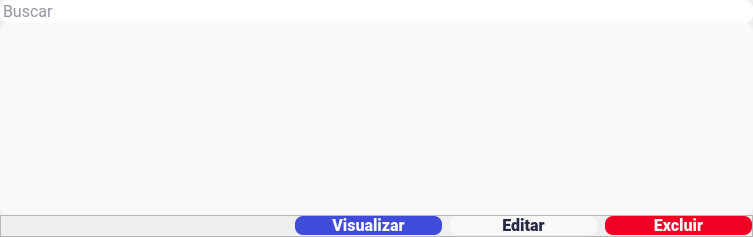
            <widget class="QWidget" name="tab_home">
             <property name="minimumSize">
              <size>
               <width>753</width>
               <height>0</height>
              </size>
             </property>
             <property name="font">
              <font>
               <family>Roboto</family>
               <pointsize>16</pointsize>
              </font>
             </property>
             <property name="cursor">
              <cursorShape>ArrowCursor</cursorShape>
             </property>
             <property name="focusPolicy">
              <enum>Qt::NoFocus</enum>
             </property>
             <property name="styleSheet">
              <string notr="true"/>
             </property>
             <attribute name="title">
              <string>Home</string>
             </attribute>
             <layout class="QVBoxLayout" name="verticalLayout_4">
              <property name="spacing">
               <number>0</number>
              </property>
              <property name="sizeConstraint">
               <enum>QLayout::SetDefaultConstraint</enum>
              </property>
              <property name="leftMargin">
               <number>0</number>
              </property>
              <property name="topMargin">
               <number>0</number>
              </property>
              <property name="rightMargin">
               <number>0</number>
              </property>
              <property name="bottomMargin">
               <number>0</number>
              </property>
              <item>
               <widget class="QLineEdit" name="line_search">
                <property name="font">
                 <font>
                  <family>Poppins</family>
                  <pointsize>12</pointsize>
                 </font>
                </property>
                <property name="styleSheet">
                 <string notr="true">QLineEdit {
	
	background-color: #ffffff;
	width: 80px;
	padding: 0.5em 1em;
	color: #272944;
	border: 1px solid #ffffff;
	border-radius: 8px;
}</string>
                </property>
                <property name="placeholderText">
                 <string>Buscar</string>
                </property>
               </widget>
              </item>
              <item>
               <widget class="QTableWidget" name="tableWidget">
                <property name="cursor" stdset="0">
                 <cursorShape>ArrowCursor</cursorShape>
                </property>
                <property name="styleSheet">
                 <string notr="true">QTableWidget {
    background-color: #f9f9fa;
	margin-top: 2em;
	border-radius: 8px;
}

QHeaderView::section {
    background-color: #f9f9fa;
	margin: 0;
}</string>
                </property>
               </widget>
              </item>
              <item>
               <widget class="QFrame" name="frame">
                <property name="frameShape">
                 <enum>QFrame::StyledPanel</enum>
                </property>
                <property name="frameShadow">
                 <enum>QFrame::Raised</enum>
                </property>
                <layout class="QHBoxLayout" name="horizontalLayout_2" stretch="8,4,4,4">
                 <property name="spacing">
                  <number>8</number>
                 </property>
                 <property name="leftMargin">
                  <number>0</number>
                 </property>
                 <property name="topMargin">
                  <number>0</number>
                 </property>
                 <property name="rightMargin">
                  <number>0</number>
                 </property>
                 <property name="bottomMargin">
                  <number>0</number>
                 </property>
                 <item>
                  <spacer name="horizontalSpacer">
                   <property name="orientation">
                    <enum>Qt::Horizontal</enum>
                   </property>
                   <property name="sizeHint" stdset="0">
                    <size>
                     <width>40</width>
                     <height>20</height>
                    </size>
                   </property>
                  </spacer>
                 </item>
                 <item>
                  <widget class="QPushButton" name="pushButton_visualizar">
                   <property name="font">
                    <font>
                     <family>Roboto Black</family>
                     <pointsize>12</pointsize>
                     <bold>true</bold>
                    </font>
                   </property>
                   <property name="cursor">
                    <cursorShape>ArrowCursor</cursorShape>
                   </property>
                   <property name="styleSheet">
                    <string notr="true">QPushButton {
	background-color: #404bda;
	padding: 0.5em 2em;
	color: #f9f9fa;
	font-weight: 700;
	border-radius: 8px;
}

QPushButton:hover {
	background-color: #272944;
	color: #f9f9fa;
	border: 2px solid #404bda;
}</string>
                   </property>
                   <property name="text">
                    <string>Visualizar</string>
                   </property>
                  </widget>
                 </item>
                 <item>
                  <widget class="QPushButton" name="pushButton_editar">
                   <property name="font">
                    <font>
                     <family>Roboto Black</family>
                     <pointsize>12</pointsize>
                     <bold>true</bold>
                    </font>
                   </property>
                   <property name="cursor">
                    <cursorShape>ArrowCursor</cursorShape>
                   </property>
                   <property name="styleSheet">
                    <string notr="true">QPushButton {
	background-color: #f9f9fa;
	padding: 0.5em 2em;
	color: #272944;
	font-weight: 700;
	border-radius: 8px;
}

QPushButton:hover {
	background-color: #272944;
	color: #f9f9fa;
	border: 2px solid #f9f9fa;
}</string>
                   </property>
                   <property name="text">
                    <string>Editar</string>
                   </property>
                  </widget>
                 </item>
                 <item>
                  <widget class="QPushButton" name="pushButton_excluir">
                   <property name="font">
                    <font>
                     <family>Roboto Black</family>
                     <pointsize>12</pointsize>
                     <bold>true</bold>
                    </font>
                   </property>
                   <property name="cursor">
                    <cursorShape>ArrowCursor</cursorShape>
                   </property>
                   <property name="styleSheet">
                    <string notr="true">QPushButton {
	background-color: #ee0125;
	padding: 0.5em 2em;
	color: #f9f9fa;
	font-weight: 700;
	border-radius: 8px;
}

QPushButton:hover {
	background-color: #272944;
	color: #f9f9fa;
	border: 2px solid #ee0125;
}</string>
                   </property>
                   <property name="text">
                    <string>Excluir</string>
                   </property>
                  </widget>
                 </item>
                </layout>
               </widget>
              </item>
             </layout>
            </widget>
